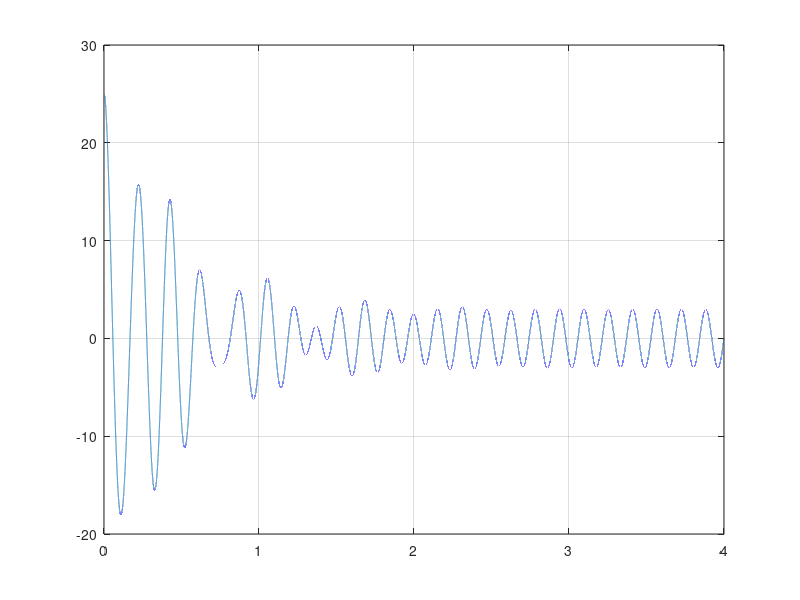

This figure's MATLAB source:
close all;
clear;
%Numerical time integration of mass spring damper
%Starting from unstretched spring
%Starting from rest
%Basic data
M0=75;
wp=40;
kTheta=1800;
bTheta=8;
J=2;
EndTime=4.0;
StepTime=1e-5;
theta_Init=25*pi/180;
thetaDot_Init=0;
%Initialize
Time=0.0;
theta=theta_Init;
thetaDot=thetaDot_Init;
%Initialize 
Counter=1;
%Start time integration
while Time<EndTime
    %Compute angular acceleration
    thetaDotDot=(M0*sin(wp*Time)-kTheta*theta-bTheta*thetaDot)/J;
    %report
    Time_Plot(Counter)=Time;
    theta_Plot(Counter)=theta*180/pi;
    thetaDot_Plot(Counter)=thetaDot;
    thetaDotDot_Plot(Counter)=thetaDotDot;
     %Time integrate
    theta=theta+thetaDot*StepTime;
    thetaDot=thetaDot+thetaDotDot*StepTime;
    Time=Time+StepTime;
    Counter=Counter+1;
end;
plot(Time_Plot,theta_Plot);
grid;
